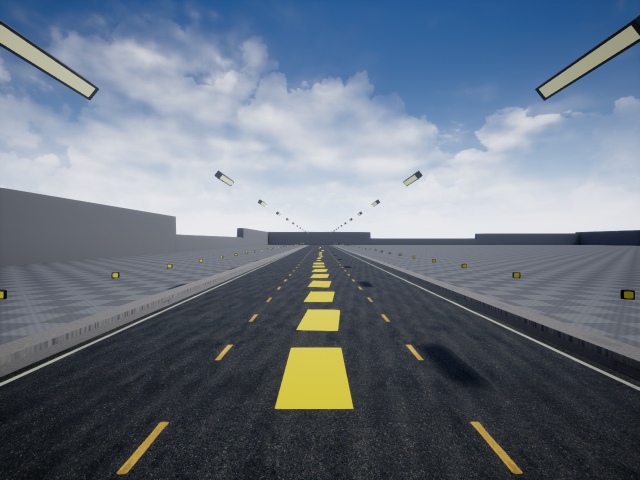
#> input picture imgs/51_0_0.png, 1280 x 960 px (shown at 1/2 size); its folder holds only this picture in this run
$ python rowans.py
#> lines starting #> are read from the running program, lines starting #| are printed output that depends on the picture; after the words box and inside, x2 and y2 are one past the last pixel; in counts of white or black regions, pixels touching at a corner belong together
#> further down, image is the input picture: shape (960, 1280, 3); mean B, G, R 129.1, 116, 105.3
import cv2
import numpy as np
import os

# -*- coding: utf-8 -*-
"""Untitled74.ipynb

Automatically generated by Colaboratory.

Original file is located at
    https://colab.research.google.com/drive/1UPtYWIksAUiNdrOIYhuPqrOue3-M2bya
"""


def image_preprocessing(image):
    _, binary_image = cv2.threshold(image, 128, 255, cv2.THRESH_BINARY)
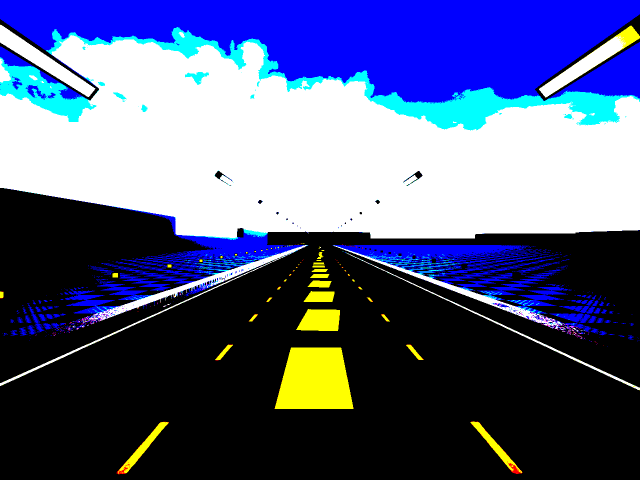
#> binary_image: shape (960, 1280, 3) (shown at 1/2 size); mean B, G, R 130.4, 92.1, 83.4
    kernel = np.ones((5, 5), np.uint8)
    eroded_image = cv2.erode(binary_image, kernel, iterations=1)
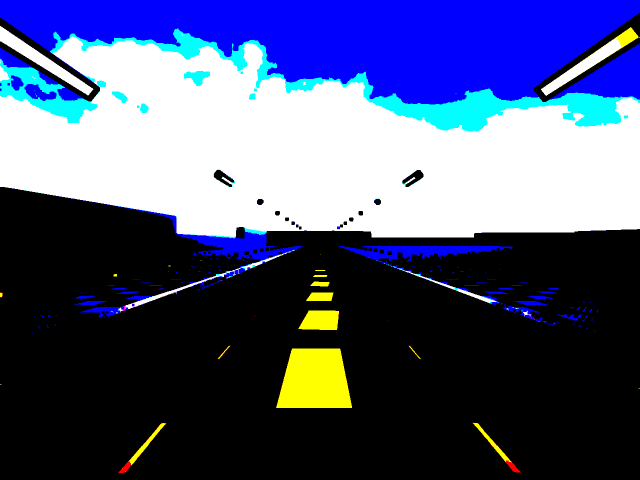
#> eroded_image: shape (960, 1280, 3) (shown at 1/2 size); mean B, G, R 120.6, 85.3, 76.8
    blurred_image = cv2.medianBlur(eroded_image, 5)
    kernel = np.ones((3, 3), np.uint8)
    eroded_image = cv2.erode(blurred_image, kernel, iterations=1)
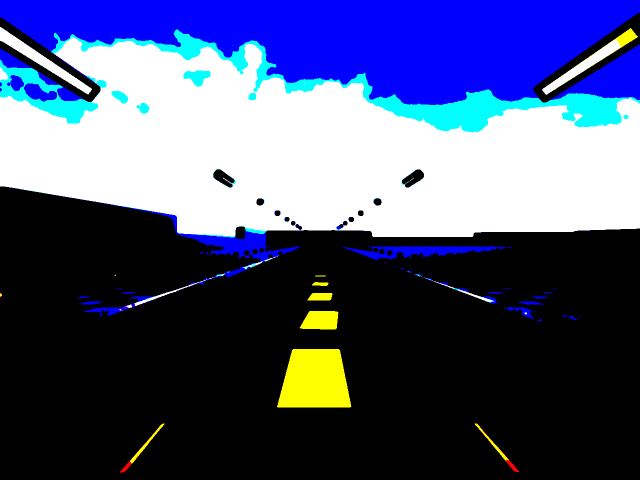
#> eroded_image: shape (960, 1280, 3) (shown at 1/2 size); mean B, G, R 118.4, 83.2, 74.6
    return eroded_image


def ROI_color(image):
    # preprocessing after reading the image
    boundaries = [([20, 100, 100], [40, 255, 255])]
#> boundaries = [([20, 100, 100], [40, 255, 255])]
    height, width, _ = image.shape
#> height = 960; width = 1280
    crop_height = height // 2
#> crop_height = 480
    cropped_image = image[crop_height:, 200:1100]
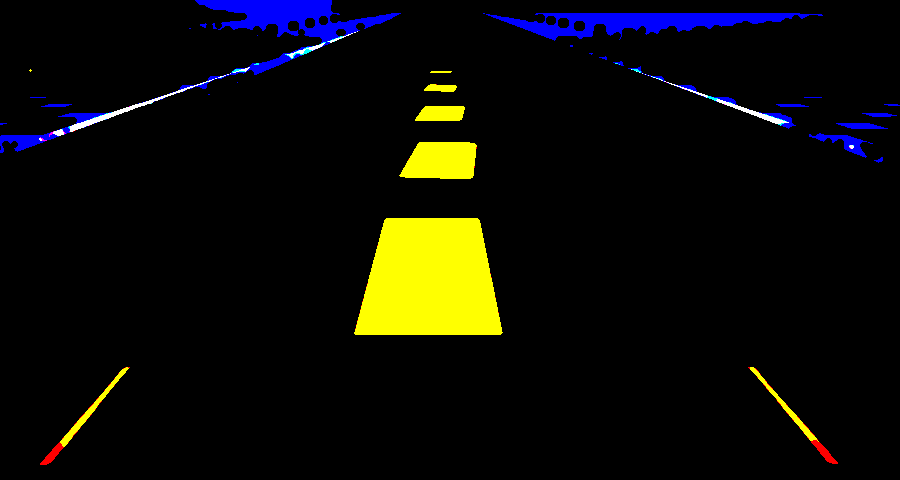
#> cropped_image: shape (480, 900, 3); mean B, G, R 7.2, 11.8, 12
    cropped_image = cv2.cvtColor(cropped_image, cv2.COLOR_BGR2HSV)
#> cropped_image: shape (480, 900, 3); mean H, S, V 4.3, 17.8, 18.5
    output = 0
    # Loop over the boundaries
    for lower, upper in boundaries:
        # Create NumPy arrays from the boundaries
        lower = np.array(lower, dtype="uint8")
        upper = np.array(upper, dtype="uint8")
        # Find the colors within the specified boundaries and apply the mask
        mask = cv2.inRange(cropped_image, lower, upper)
        output = cv2.bitwise_and(cropped_image, cropped_image, mask=mask)
#> this loop made 1 pass
#> (lower, upper) on pass 1: ([20, 100, 100], [40, 255, 255])
#> pass 1, in ROI_color, `mask = cv2.inRange(cropped_image, lower, upper)`:
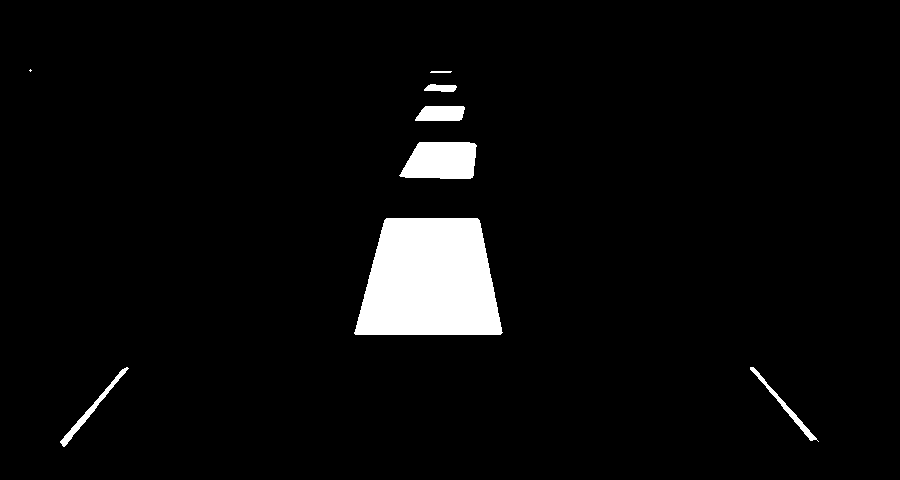
#> mask: shape (480, 900); 4.3% white; 8 white regions (1 under 20 px), largest, box (x1, y1, x2, y2) and area: (354, 218, 503, 335) 14263, (399, 142, 477, 179) 2419, (415, 106, 465, 121) 660
    return output


def canny(image):
    # gray = cv2.cvtColor(image, cv2.COLOR_RGB2GRAY)
    blur = cv2.GaussianBlur(image, (5, 5), 0)
#> blur: shape (480, 900, 3); mean H, S, V 1.3, 11, 11
    canny = cv2.Canny(blur, 50, 150)
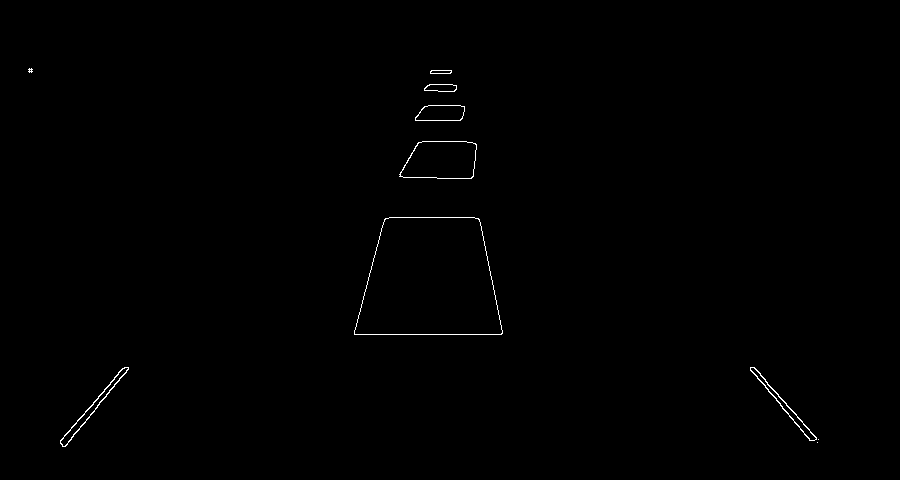
#> canny: shape (480, 900); 0.35% white in thin lines or dots, all inside (x1, y1, x2, y2) = (28, 68, 819, 447)
    return canny


def pipeline(image):
    img_preprocessed = image_preprocessing(image)
    img_roi = ROI_color(img_preprocessed)
    img_canny = canny(img_roi)
    return img_canny


for img in os.listdir("./imgs"):
    image = cv2.imread(f"./imgs/{img}")
    img_preprocessed = canny(ROI_color(image_preprocessing(image)))
    cv2.imwrite(f"./imgs_processed/{img}_preprocessed.png", img_preprocessed)

$ run again, on imgs/81_0_0.png
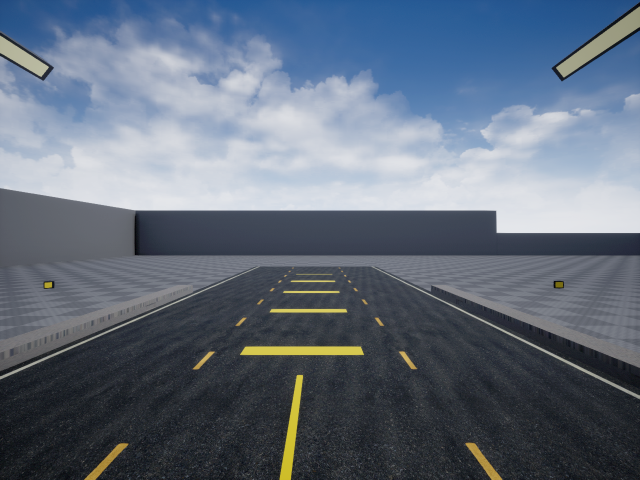
#> input picture imgs/81_0_0.png, 1280 x 960 px (shown at 1/2 size)
#> image is the input picture: shape (960, 1280, 3); mean B, G, R 124.3, 109.3, 98.2
#> in image_preprocessing, `eroded_image = cv2.erode(blurred_image, kernel, iterations=1)`:
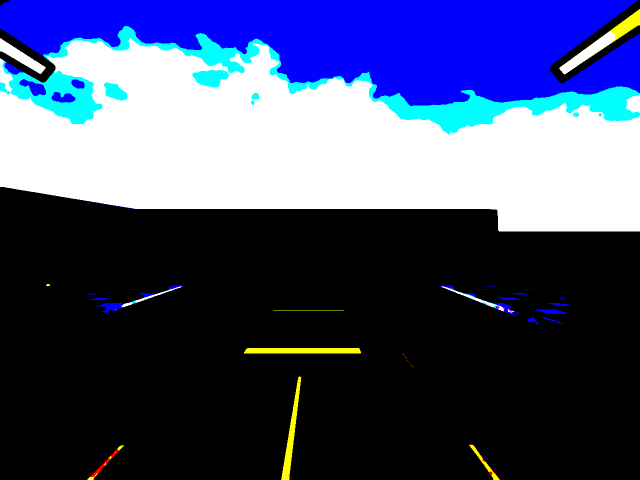
#> eroded_image: shape (960, 1280, 3) (shown at 1/2 size); mean B, G, R 110.8, 75.8, 66.7
#> boundaries = [([20, 100, 100], [40, 255, 255])]
#> the loop in ROI_color, `for lower, upper in boundaries:` made 1 pass
#> (lower, upper) on pass 1: ([20, 100, 100], [40, 255, 255])
#> blur: shape (480, 900, 3); mean H, S, V 0.4, 3.3, 3.3
#> in canny, `canny = cv2.Canny(blur, 50, 150)`:
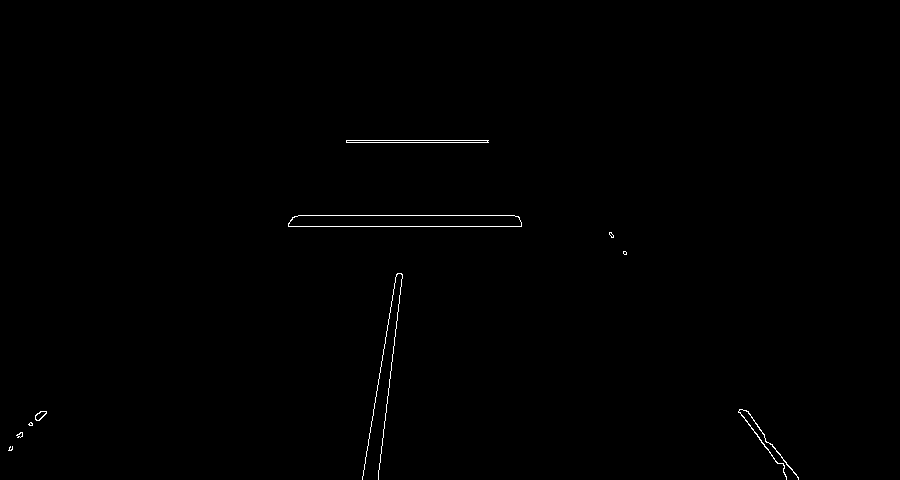
#> canny: shape (480, 900); 0.35% white in thin lines or dots, all inside (x1, y1, x2, y2) = (8, 140, 799, 480)

$ run again, on imgs/62_0_0.png
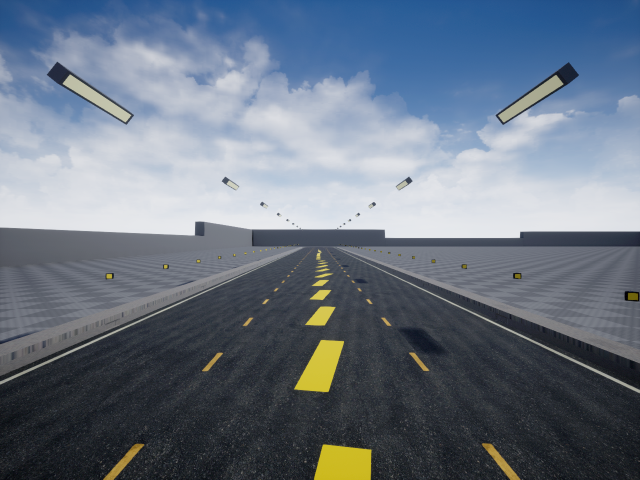
#> input picture imgs/62_0_0.png, 1280 x 960 px (shown at 1/2 size)
#> image is the input picture: shape (960, 1280, 3); mean B, G, R 130.3, 116.3, 105.3
#> in image_preprocessing, `eroded_image = cv2.erode(blurred_image, kernel, iterations=1)`:
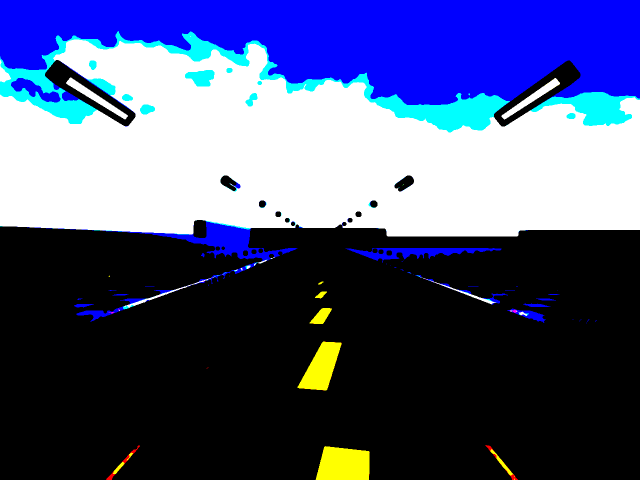
#> eroded_image: shape (960, 1280, 3) (shown at 1/2 size); mean B, G, R 123, 83.8, 75.4
#> boundaries = [([20, 100, 100], [40, 255, 255])]
#> the loop in ROI_color, `for lower, upper in boundaries:` made 1 pass
#> (lower, upper) on pass 1: ([20, 100, 100], [40, 255, 255])
#> blur: shape (480, 900, 3); mean H, S, V 0.9, 7.5, 7.5
#> in canny, `canny = cv2.Canny(blur, 50, 150)`:
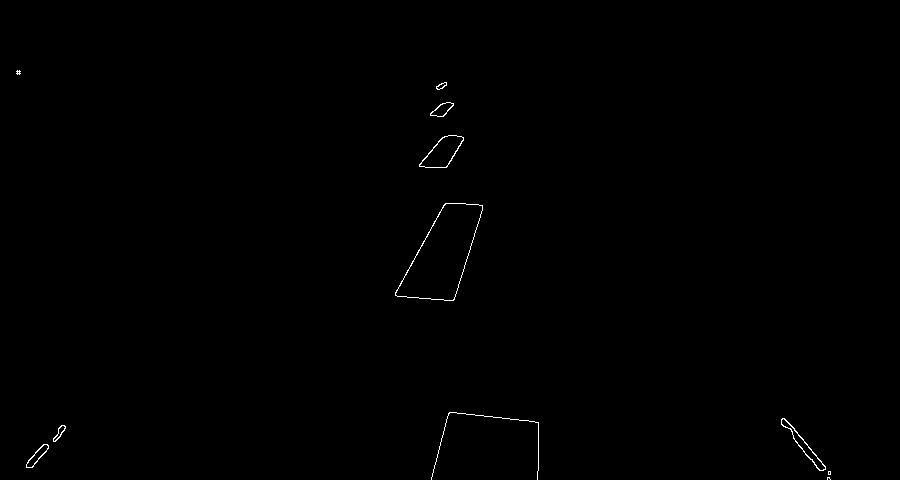
#> canny: shape (480, 900); 0.26% white in thin lines or dots, all inside (x1, y1, x2, y2) = (16, 70, 831, 480)
